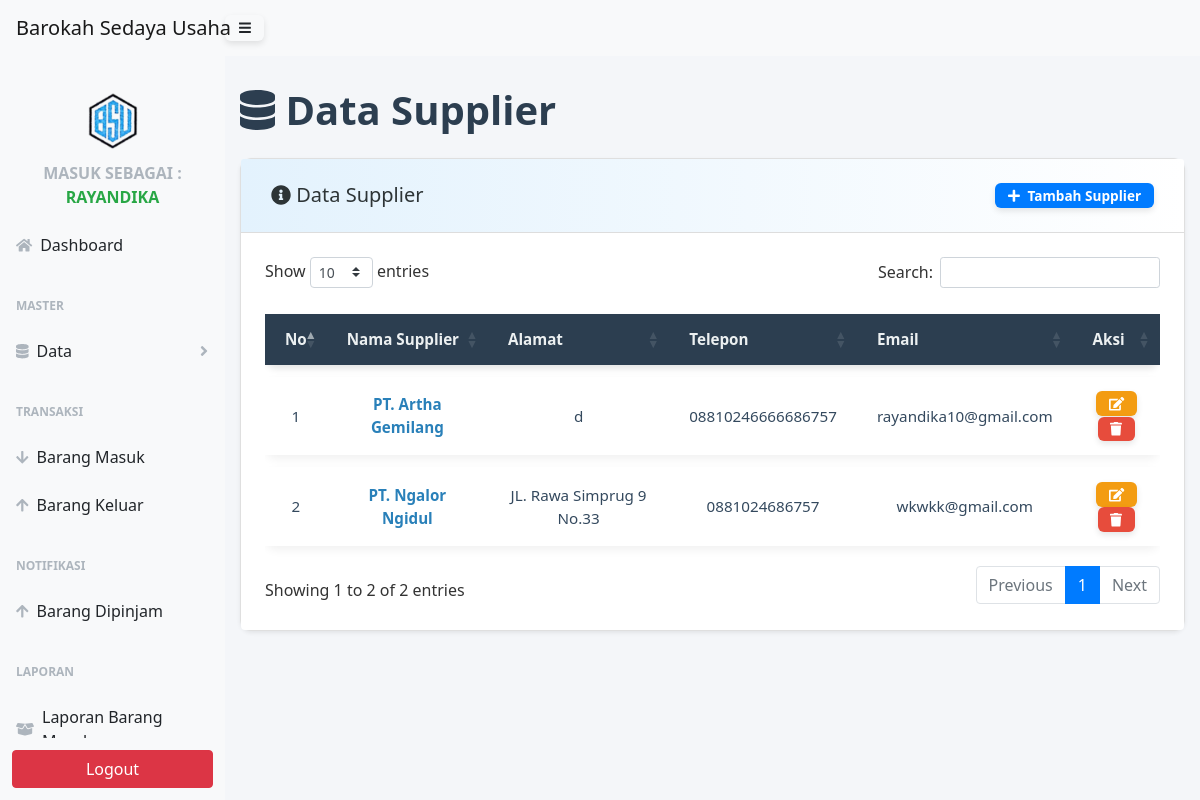
The app's page /admin/index.php?page=supplier (signed in) with its own data.
### tables this page shows
CREATE TABLE `supplier` (
  `id_supplier` int(11) NOT NULL,
  `nama_supplier` varchar(100) NOT NULL,
  `alamat` text NOT NULL,
  `telepon` varchar(20) NOT NULL,
  `email` varchar(100) DEFAULT NULL,
  `tanggal_dibuat` timestamp NOT NULL DEFAULT current_timestamp()
);

### admin/page/supplier/supplier.php (shortened to what this page needs)
<div class="container-fluid">
    <div class="bg-dashboard">
        <h1 class="mt-4 mb-4"><i class="fas fa-database"></i> Data Supplier</h1>
    </div>
    <div class="card mb-4 shadow-sm">
        <div class="card-header d-flex justify-content-between align-items-center">
            <h5 class="mb-0"><i class="fas fa-info-circle"></i> Data Supplier</h5>
            <button type="button" class="btn btn-primary btn-sm" data-toggle="modal" data-target="#formModal">
                <i class="fas fa-plus mr-1"></i> Tambah Supplier
            </button>
        </div>
        <div class="card-body p-3 p-md-4 bg-white rounded">
            <div class="table-responsive">
                <table class="table table-borderless table-sm" id="dataTable" cellspacing="0">
                    <thead>
                        <tr>
                            <th>No</th>
                            <th>Nama Supplier</th>
                            <th>Alamat</th>
                            <th>Telepon</th>
                            <th>Email</th>
                            <th>Aksi</th>
                        </tr>
                    </thead>
                    <tbody>
                        <?php
                        $no = 1;
                        $sql = $conn->query("SELECT * FROM supplier");
                        while ($data = $sql->fetch_assoc()) {
                        ?>
                            <tr>
                                <td data-label="No"><?php echo $no++; ?></td>
                                <td data-label="Nama Supplier" style="color:#2980b9; font-weight: 600;">
                                    <?php echo htmlspecialchars($data['nama_supplier']); ?>
                                </td>
                                <td data-label="Alamat"><?php echo htmlspecialchars($data['alamat']); ?></td>
                                <td data-label="Telepon"><?php echo htmlspecialchars($data['telepon']); ?></td>
                                <td data-label="Email"><?php echo htmlspecialchars($data['email']); ?></td>
                                <td data-label="Aksi">
                                    <button type="button" class="btn btn-warning btn-xs" data-toggle="modal" data-target="#formModal-edit<?php echo $data['id_supplier']; ?>" title="Edit">
                                        <i class="fas fa-edit"></i>
                                    </button>
                                    <a href="javascript:void(0);" class="btn btn-danger btn-xs" onclick="hapusSupplier('<?php echo $data['id_supplier']; ?>')" title="Hapus">
                                        <i class="fas fa-trash"></i>
                                    </a>
                                </td>
                            </tr>
                        <?php } ?>
                    </tbody>
                </table>
            </div>
        </div>
    </div>
</div>

### admin/page/supplier/supplier.php (style rules this page uses)
body { font-family: 'Segoe UI', Tahoma, Geneva, Verdana, sans-serif; background-color: #f4f6f9; color: #333; }
.container-fluid { max-width: 100%; margin: 30px auto; padding: 0 15px; }
.bg-dashboard h1 { font-weight: 700; color: #2c3e50; }
.card { background: #fff; border-radius: 12px; box-shadow: 0 8px 20px rgba(0,0,0,0.1); transition: box-shadow 0.3s ease; }
.card-header { padding: 24px 30px; font-weight: 700; font-size: 1.4rem; background: linear-gradient(to right, #e3f2fd, #ffffff); border-bottom: 1px solid #ddd; display: flex; justify-content: space-between; align-items: center; color: #2d3436; border-top-left-radius: 16px; border-top-right-radius: 16px; }
.btn-primary { background-color: #007bff; color: #fff; border: none; padding: 10px 18px; font-weight: 600; border-radius: 8px; transition: 0.3s; box-shadow: 0 4px 10px rgba(0, 123, 255, 0.4); }
#dataTable { width: 100%; border-collapse: separate; border-spacing: 0 12px; font-size: 0.95rem; }
#dataTable thead tr { background-color: #2c3e50; color: #ecf0f1; text-align: center; border-radius: 12px; box-shadow: 0 4px 6px rgba(0,0,0,0.1); display: table-row; }
#dataTable th, #dataTable td { padding: 14px 20px; vertical-align: middle !important; transition: background-color 0.3s ease; }
#dataTable tbody tr { background: #fff; box-shadow: 0 4px 10px rgba(0,0,0,0.06); border-radius: 12px; transition: all 0.3s ease-in-out; }
#dataTable td { text-align: center; color: #34495e; }
.btn-xs, .btn-sm { padding: 0.35rem 0.8rem; font-size: 0.85rem; line-height: 1; border-radius: 6px; transition: background-color 0.3s ease, color 0.3s ease; box-shadow: 0 3px 6px rgba(0,0,0,0.1); }
.btn-warning.btn-xs, .btn-warning.btn-sm { background-color: #f39c12; color: #fff; border: none; }
.btn-danger.btn-xs, .btn-danger.btn-sm { background-color: #e74c3c; color: #fff; border: none; }
a.btn { color: #fff !important; text-decoration: none !important; }
#dataTable a { color: #3498db; font-weight: 600; transition: color 0.3s ease; text-decoration: none; }

### records on screen
supplier: nama_supplier "PT. Artha Gemilang", alamat "d", telepon "08810246666686757", email "rayandika10@gmail.com"
supplier: nama_supplier "PT. Ngalor Ngidul", alamat "JL. Rawa Simprug 9 No.33", telepon "0881024686757", email "wkwkk@gmail.com"

### other values on screen
$role "RAYANDIKA"
